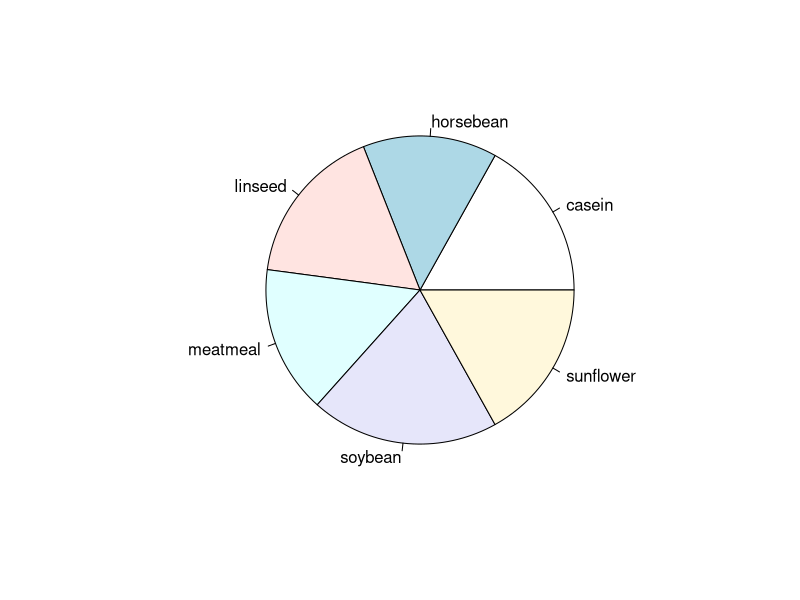
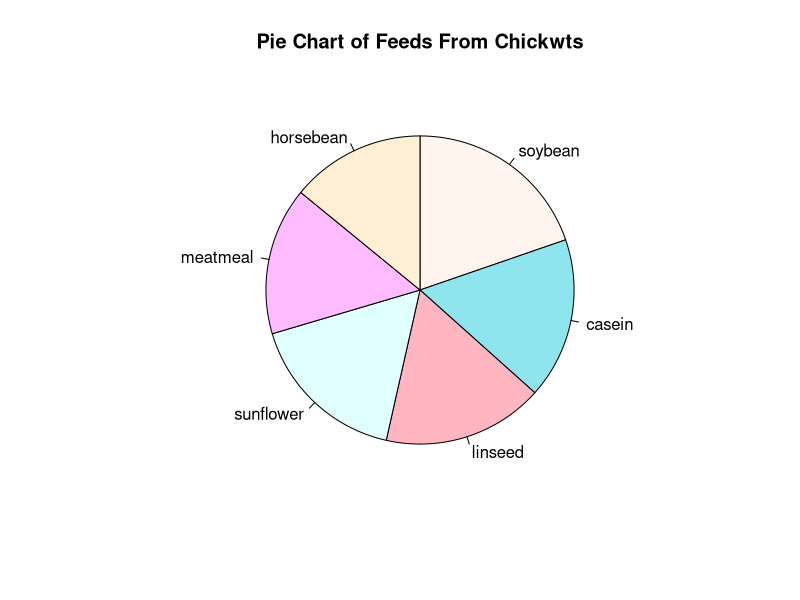
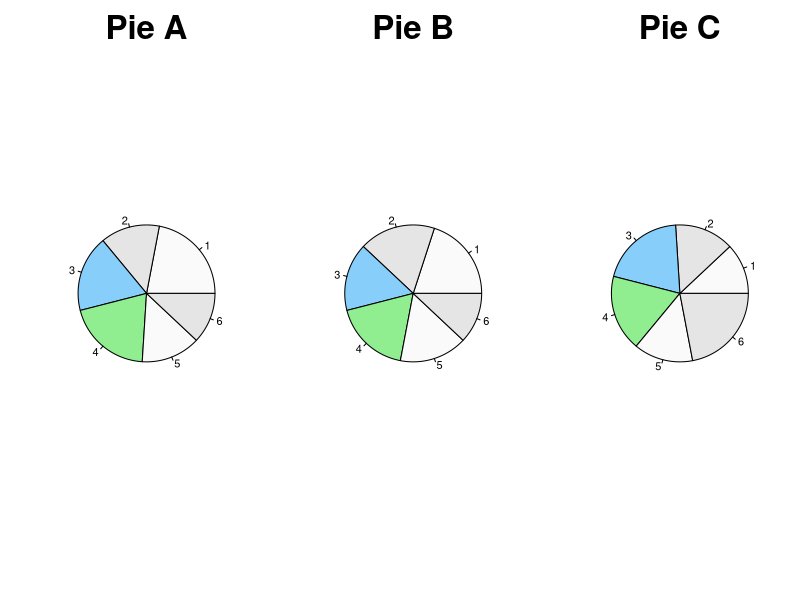
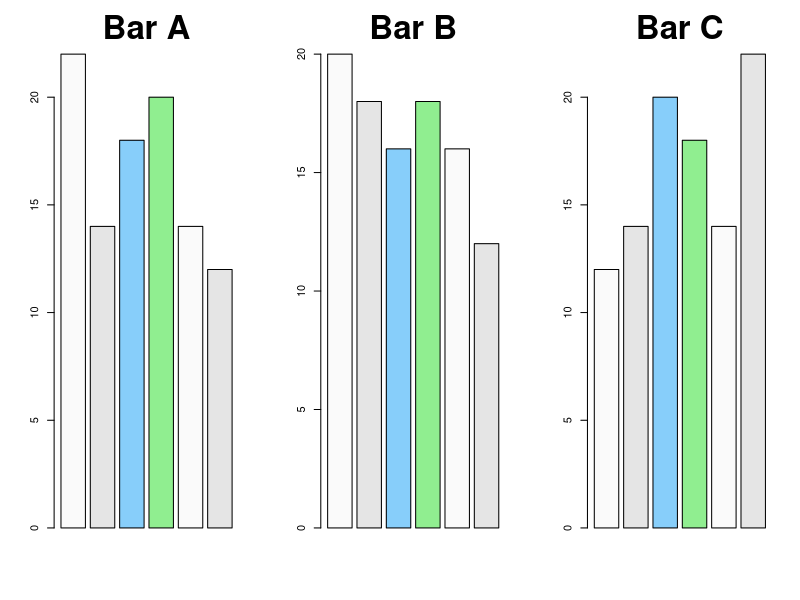

Source code (R) for these figures, in order:
# R Statistics Essential Training
# Ex02_02
# Creating pie charts for categorical variables 
# Note: In general, avoid pie charts because they're really hard to read


# Load Datasets Package
require("datasets")

# One row per case
data(chickwts)
View(chickwts)
str(chickwts)



# Creating a pie chart...steb-by-step
# Step 1: create frequency table
feeds <- table(chickwts$feed)
feeds

# Step 2: default pie chart - very bland 
pie(feeds)


# Modify the pie chart
pie(feeds[order(feeds, decreasing = TRUE)],
    init.angle = 90,  # Starts at 12 o'oclock instead of 3
    clockwise = TRUE, # going clockwise, Default is FALSE
    col = c("seashell", "cadetblue2", "lightpink", "lightcyan", "plum1", "papayawhip"),
    main = "Pie Chart of Feeds From Chickwts")

# PROBLEM WITH PIES 
# Generate 3 datasets
pie.a <- c(22, 14, 18, 20, 14, 12)
pie.b <- c(20, 18, 16, 18, 16, 12)
pie.c <- c(12, 14, 20, 18, 14, 22)

# Changing graphical parameters 
oldpar <- par() # store old graphical parameters
par(mfrow = c(1, 3), # Num(row, cols),
    cex.main = 3) # Main title 3x bigger
colors <- c("grey98", "grey90", "lightskyblue", "lightgreen", "grey98", "grey90")
?colors

# Three pie charts side by side - Why aren't these side by side?
pie(pie.a, main = "Pie A", col = colors)
pie(pie.b, main = "Pie B", col = colors)
pie(pie.c, main = "Pie C", col = colors)

# Three bar charts side-by-side
barplot(pie.a, main = "Bar A", col = colors)
barplot(pie.b, main = "Bar B", col = colors)
barplot(pie.c, main = "Bar C", col = colors)

# For some reason, my plots aren't showing up side-by-side

# Restore old graphical parameters
par(oldpar)

rm(list = ls()) # Clean up
dev.off() # Clear up graphs
